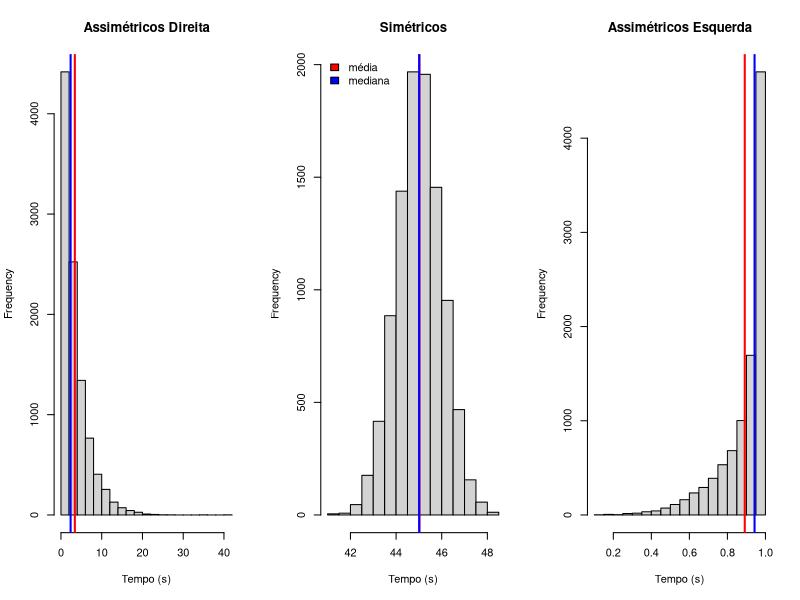

Here is the R script that generated this plot:
## ---- chunk 1
tempo.cpu = c(30,25,28,33,31)
print(paste("A média do conjunto de dados é:", mean(tempo.cpu) ) )
## ---- chunk 2
#| echo: false
require(tidyverse)
set.seed(45)
dados = runif(20,35,40) |> round()
tabela = tibble::tibble(X = sort(dados) |> unique(),
               fa = table(dados),
               fr = prop.table(fa),
               Fa = cumsum(fa),
               Fr = cumsum(fr) )
knitr::kable(tabela)
## ---- chunk 3
x = c(35,36,37,38,39,40)
fr = c(0.05,0.30,0.45,0.10,0.05,0.05)
media.ponderada = weighted.mean(x = x,w = fr)
print(paste("A média ponderada do conjunto de dados é: ", media.ponderada) )
## ---- chunk 4
x = c(7.67,5)
fr = c(2,1)
media.ponderada = weighted.mean(x = x,w = fr)
print(paste("A média ponderada do conjunto de dados é: ", media.ponderada) )
## ---- chunk 5
#| echo: false
require(tidyverse)
set.seed(3)
dados.interval = runif(50,35,50) |> round()
HIST = hist(dados.interval,plot=F)
interval = cut(dados.interval,HIST$breaks,right = T)
tabela.interval = tibble::tibble(X = sort(interval) |> unique(),
               PM = HIST$mids,          
               fa = table(interval),
               fr = prop.table(fa) |> round(2),
               Fa = cumsum(fa),
               Fr = cumsum(fr) ) |> t()
knitr::kable(tabela.interval)


## ---- chunk 6
x = c(seq(35,49,2))
fr = c(0.06,0.20,0.18,0.10,0.24,0.04,0.16,0.02)
media.ponderada = weighted.mean(x = x,w = fr)
print(paste("A média ponderada do conjunto de dados é: ", media.ponderada) )
## ---- chunk 7
ex1 = c(7, 8, 9, 10, 10, 10, 11, 12, 13, 15)
table(ex1)
## ---- chunk 8
#| echo: false
knitr::kable(tabela.interval)
## ---- chunk 9
median(c(30, 25, 28, 33, 31))
median(c(30, 25, 28, 33, 31,32))
## ---- chunk 10
#| echo: false
knitr::kable(tabela)
## ---- chunk 11
#| echo: false 
knitr::kable(tabela.interval)
## ---- chunk 12
#| echo: false
n = 10000
dados_assimetricos_direita <- rgamma(n,1,.3)
# Exemplo de dados assimétricos esquerdos
dados_assimetricos_esquerda <- rbeta(n,4,.5)
# Exemplo de dados simétricos
dados_simetricos <- rnorm(n,45,1)


# Calculando média, mediana e moda para cada conjunto de dados
media_assimetricos_direita <- mean(dados_assimetricos_direita)
mediana_assimetricos_direita <- median(dados_assimetricos_direita)


media_assimetricos_esquerda <- mean(dados_assimetricos_esquerda)
mediana_assimetricos_esquerda <- median(dados_assimetricos_esquerda)


media_simetricos <- mean(dados_simetricos)
mediana_simetricos <- median(dados_simetricos)

# Plotando as distribuições
par(mfrow=c(1,3))
hist(dados_assimetricos_direita, main="Assimétricos Direita", xlab="Tempo (s)")
abline(v=media_assimetricos_direita, col="red", lwd=2)
abline(v=mediana_assimetricos_direita, col="blue", lwd=2)

hist(dados_simetricos, main="Simétricos", xlab="Tempo (s)")
abline(v=media_simetricos, col="red", lwd=2)
abline(v=mediana_simetricos, col="blue", lwd=2)

legend("topleft",fill = c("red","blue"),legend = c("média","mediana"),bty = "n")

hist(dados_assimetricos_esquerda, main="Assimétricos Esquerda", xlab="Tempo (s)")
abline(v=media_assimetricos_esquerda, col="red", lwd=2)
abline(v=mediana_assimetricos_esquerda, col="blue", lwd=2)

## ---- chunk 13
z = c(30,25,20,28,33,31,32)
summary(z)
## ---- chunk 14
z = c(30,25,20,28,33,31,32)
per = c(.10,.20,.25,.50,.75,.90)
quantile(z,per)
